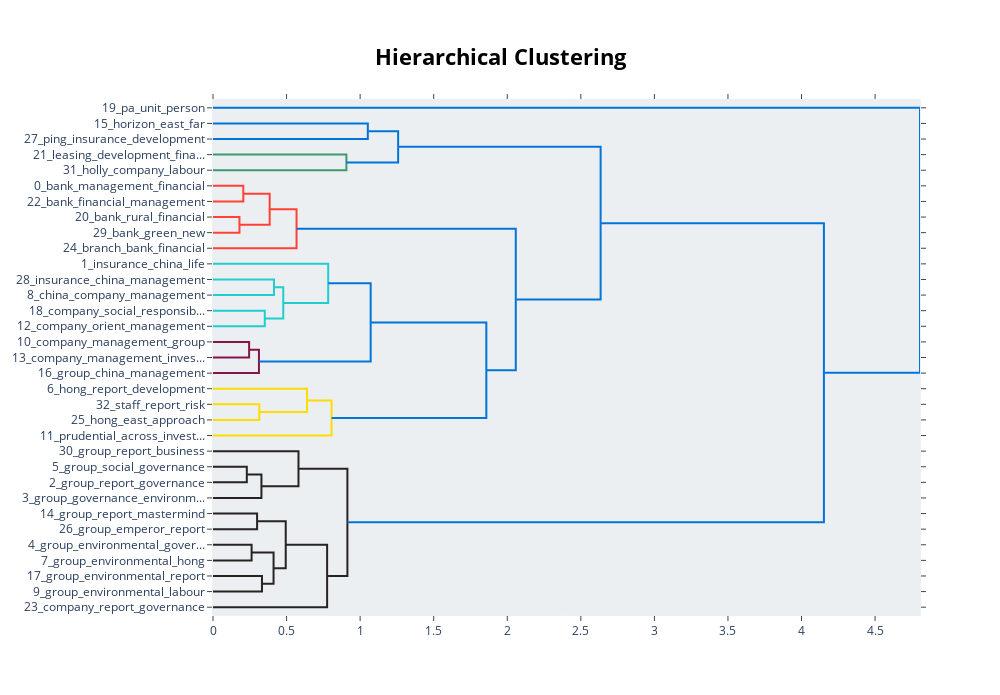

The cell this chart's notebook holds for it:
### Code cell
topic_model_fina.visualize_hierarchy(top_n_topics=33)

### Figure 1 — Plotly figure (JSON) as saved in the notebook; plotly's stock layout.template omitted (floating-point values rounded to 4 significant figures)
{"data": [{"hoverinfo": "text", "marker": {"color": "rgb(0,116,217)"}, "mode": "lines", "type": "scatter", "x": [0, 1.052, 1.052, 0], "xaxis": "x", "y": [-15, -15, -25, -25], "yaxis": "y"}, {"hoverinfo": "text", "marker": {"color": "rgb(61,153,112)"}, "mode": "lines", "type": "scatter", "x": [0, 0.9067, 0.9067, 0], "xaxis": "x", "y": [-35, -35, -45, -45], "yaxis": "y"}, {"hoverinfo": "text", "marker": {"color": "rgb(0,116,217)"}, "mode": "lines", "type": "scatter", "x": [1.052, 1.258, 1.258, 0.9067], "xaxis": "x", "y": [-20, -20, -40, -40], "yaxis": "y"}, {"hoverinfo": "text", "marker": {"color": "rgb(255,65,54)"}, "mode": "lines", "type": "scatter", "x": [0, 0.206, 0.206, 0], "xaxis": "x", "y": [-55, -55, -65, -65], "yaxis": "y"}, {"hoverinfo": "text", "marker": {"color": "rgb(255,65,54)"}, "mode": "lines", "type": "scatter", "x": [0, 0.1799, 0.1799, 0], "xaxis": "x", "y": [-75, -75, -85, -85], "yaxis": "y"}, {"hoverinfo": "text", "marker": {"color": "rgb(255,65,54)"}, "mode": "lines", "type": "scatter", "x": [0.206, 0.3853, 0.3853, 0.1799], "xaxis": "x", "y": [-60, -60, -80, -80], "yaxis": "y"}, {"hoverinfo": "text", "marker": {"color": "rgb(255,65,54)"}, "mode": "lines", "type": "scatter", "x": [0.3853, 0.5679, 0.5679, 0], "xaxis": "x", "y": [-70, -70, -95, -95], "yaxis": "y"}, {"hoverinfo": "text", "marker": {"color": "rgb(35,205,205)"}, "mode": "lines", "type": "scatter", "x": [0, 0.4144, 0.4144, 0], "xaxis": "x", "y": [-115, -115, -125, -125], "yaxis": "y"}, {"hoverinfo": "text", "marker": {"color": "rgb(35,205,205)"}, "mode": "lines", "type": "scatter", "x": [0, 0.3519, 0.3519, 0], "xaxis": "x", "y": [-135, -135, -145, -145], "yaxis": "y"}, {"hoverinfo": "text", "marker": {"color": "rgb(35,205,205)"}, "mode": "lines", "type": "scatter", "x": [0.4144, 0.4776, 0.4776, 0.3519], "xaxis": "x", "y": [-120, -120, -140, -140], "yaxis": "y"}, {"hoverinfo": "text", "marker": {"color": "rgb(35,205,205)"}, "mode": "lines", "type": "scatter", "x": [0, 0.7829, 0.7829, 0.4776], "xaxis": "x", "y": [-105, -105, -130, -130], "yaxis": "y"}, {"hoverinfo": "text", "marker": {"color": "rgb(133,20,75)"}, "mode": "lines", "type": "scatter", "x": [0, 0.2454, 0.2454, 0], "xaxis": "x", "y": [-155, -155, -165, -165], "yaxis": "y"}, {"hoverinfo": "text", "marker": {"color": "rgb(133,20,75)"}, "mode": "lines", "type": "scatter", "x": [0.2454, 0.3122, 0.3122, 0], "xaxis": "x", "y": [-160, -160, -175, -175], "yaxis": "y"}, {"hoverinfo": "text", "marker": {"color": "rgb(0,116,217)"}, "mode": "lines", "type": "scatter", "x": [0.7829, 1.072, 1.072, 0.3122], "xaxis": "x", "y": [-117.5, -117.5, -167.5, -167.5], "yaxis": "y"}, {"hoverinfo": "text", "marker": {"color": "rgb(255,220,0)"}, "mode": "lines", "type": "scatter", "x": [0, 0.3148, 0.3148, 0], "xaxis": "x", "y": [-195, -195, -205, -205], "yaxis": "y"}, {"hoverinfo": "text", "marker": {"color": "rgb(255,220,0)"}, "mode": "lines", "type": "scatter", "x": [0, 0.6392, 0.6392, 0.3148], "xaxis": "x", "y": [-185, -185, -200, -200], "yaxis": "y"}, {"hoverinfo": "text", "marker": {"color": "rgb(255,220,0)"}, "mode": "lines", "type": "scatter", "x": [0.6392, 0.806, 0.806, 0], "xaxis": "x", "y": [-192.5, -192.5, -215, -215], "yaxis": "y"}, {"hoverinfo": "text", "marker": {"color": "rgb(0,116,217)"}, "mode": "lines", "type": "scatter", "x": [1.072, 1.858, 1.858, 0.806], "xaxis": "x", "y": [-142.5, -142.5, -203.8, -203.8], "yaxis": "y"}, {"hoverinfo": "text", "marker": {"color": "rgb(0,116,217)"}, "mode": "lines", "type": "scatter", "x": [0.5679, 2.058, 2.058, 1.858], "xaxis": "x", "y": [-82.5, -82.5, -173.1, -173.1], "yaxis": "y"}, {"hoverinfo": "text", "marker": {"color": "rgb(0,116,217)"}, "mode": "lines", "type": "scatter", "x": [1.258, 2.635, 2.635, 2.058], "xaxis": "x", "y": [-30, -30, -127.8, -127.8], "yaxis": "y"}, {"hoverinfo": "text", "marker": {"color": "rgb(40,35,35)"}, "mode": "lines", "type": "scatter", "x": [0, 0.2298, 0.2298, 0], "xaxis": "x", "y": [-235, -235, -245, -245], "yaxis": "y"}, {"hoverinfo": "text", "marker": {"color": "rgb(40,35,35)"}, "mode": "lines", "type": "scatter", "x": [0.2298, 0.3292, 0.3292, 0], "xaxis": "x", "y": [-240, -240, -255, -255], "yaxis": "y"}, {"hoverinfo": "text", "marker": {"color": "rgb(40,35,35)"}, "mode": "lines", "type": "scatter", "x": [0, 0.581, 0.581, 0.3292], "xaxis": "x", "y": [-225, -225, -247.5, -247.5], "yaxis": "y"}, {"hoverinfo": "text", "marker": {"color": "rgb(40,35,35)"}, "mode": "lines", "type": "scatter", "x": [0, 0.2997, 0.2997, 0], "xaxis": "x", "y": [-265, -265, -275, -275], "yaxis": "y"}, {"hoverinfo": "text", "marker": {"color": "rgb(40,35,35)"}, "mode": "lines", "type": "scatter", "x": [0, 0.2623, 0.2623, 0], "xaxis": "x", "y": [-285, -285, -295, -295], "yaxis": "y"}, {"hoverinfo": "text", "marker": {"color": "rgb(40,35,35)"}, "mode": "lines", "type": "scatter", "x": [0, 0.3329, 0.3329, 0], "xaxis": "x", "y": [-305, -305, -315, -315], "yaxis": "y"}, {"hoverinfo": "text", "marker": {"color": "rgb(40,35,35)"}, "mode": "lines", "type": "scatter", "x": [0.2623, 0.4116, 0.4116, 0.3329], "xaxis": "x", "y": [-290, -290, -310, -310], "yaxis": "y"}, {"hoverinfo": "text", "marker": {"color": "rgb(40,35,35)"}, "mode": "lines", "type": "scatter", "x": [0.2997, 0.4943, 0.4943, 0.4116], "xaxis": "x", "y": [-270, -270, -300, -300], "yaxis": "y"}, {"hoverinfo": "text", "marker": {"color": "rgb(40,35,35)"}, "mode": "lines", "type": "scatter", "x": [0.4943, 0.7756, 0.7756, 0], "xaxis": "x", "y": [-285, -285, -325, -325], "yaxis": "y"}, {"hoverinfo": "text", "marker": {"color": "rgb(40,35,35)"}, "mode": "lines", "type": "scatter", "x": [0.581, 0.9135, 0.9135, 0.7756], "xaxis": "x", "y": [-236.2, -236.2, -305, -305], "yaxis": "y"}, {"hoverinfo": "text", "marker": {"color": "rgb(0,116,217)"}, "mode": "lines", "type": "scatter", "x": [2.635, 4.152, 4.152, 0.9135], "xaxis": "x", "y": [-78.91, -78.91, -270.6, -270.6], "yaxis": "y"}, {"hoverinfo": "text", "marker": {"color": "rgb(0,116,217)"}, "mode": "lines", "type": "scatter", "x": [0, 4.805, 4.805, 4.152], "xaxis": "x", "y": [-5, -5, -174.8, -174.8], "yaxis": "y"}], "layout": {"autosize": false, "height": 695, "hoverlabel": {"bgcolor": "white", "font": {"family": "Rockwell", "size": 16}}, "hovermode": "closest", "plot_bgcolor": "#ECEFF1", "showlegend": false, "title": {"font": {"color": "Black", "size": 22}, "text": "<b>Hierarchical Clustering</b>", "x": 0.5, "xanchor": "center", "yanchor": "top"}, "width": 1000, "xaxis": {"mirror": "allticks", "rangemode": "tozero", "showgrid": false, "showline": true, "showticklabels": true, "ticks": "outside", "type": "linear", "zeroline": false}, "yaxis": {"mirror": "allticks", "range": [-330, 0], "rangemode": "tozero", "showgrid": false, "showline": true, "showticklabels": true, "tickmode": "array", "ticks": "outside", "ticktext": ["19_pa_unit_person", "15_horizon_east_far", "27_ping_insurance_development", "21_leasing_development_fina...", "31_holly_company_labour", "0_bank_management_financial", "22_bank_financial_management", "20_bank_rural_financial", "29_bank_green_new", "24_branch_bank_financial", "1_insurance_china_life", "28_insurance_china_management", "8_china_company_management", "18_company_social_responsib...", "12_company_orient_management", "10_company_management_group", "13_company_management_inves...", "16_group_china_management", "6_hong_report_development", "32_staff_report_risk", "25_hong_east_approach", "11_prudential_across_invest...", "30_group_report_business", "5_group_social_governance", "2_group_report_governance", "3_group_governance_environm...", "14_group_report_mastermind", "26_group_emperor_report", "4_group_environmental_gover...", "7_group_environmental_hong", "17_group_environmental_report", "9_group_environmental_labour", "23_company_report_governance"], "tickvals": [-5, -15, -25, -35, -45, -55, -65, -75, -85, -95, -105, -115, -125, -135, -145, -155, -165, -175, -185, -195, -205, -215, -225, -235, -245, -255, -265, -275, -285, -295, -305, -315, -325], "type": "linear", "zeroline": false}}}
